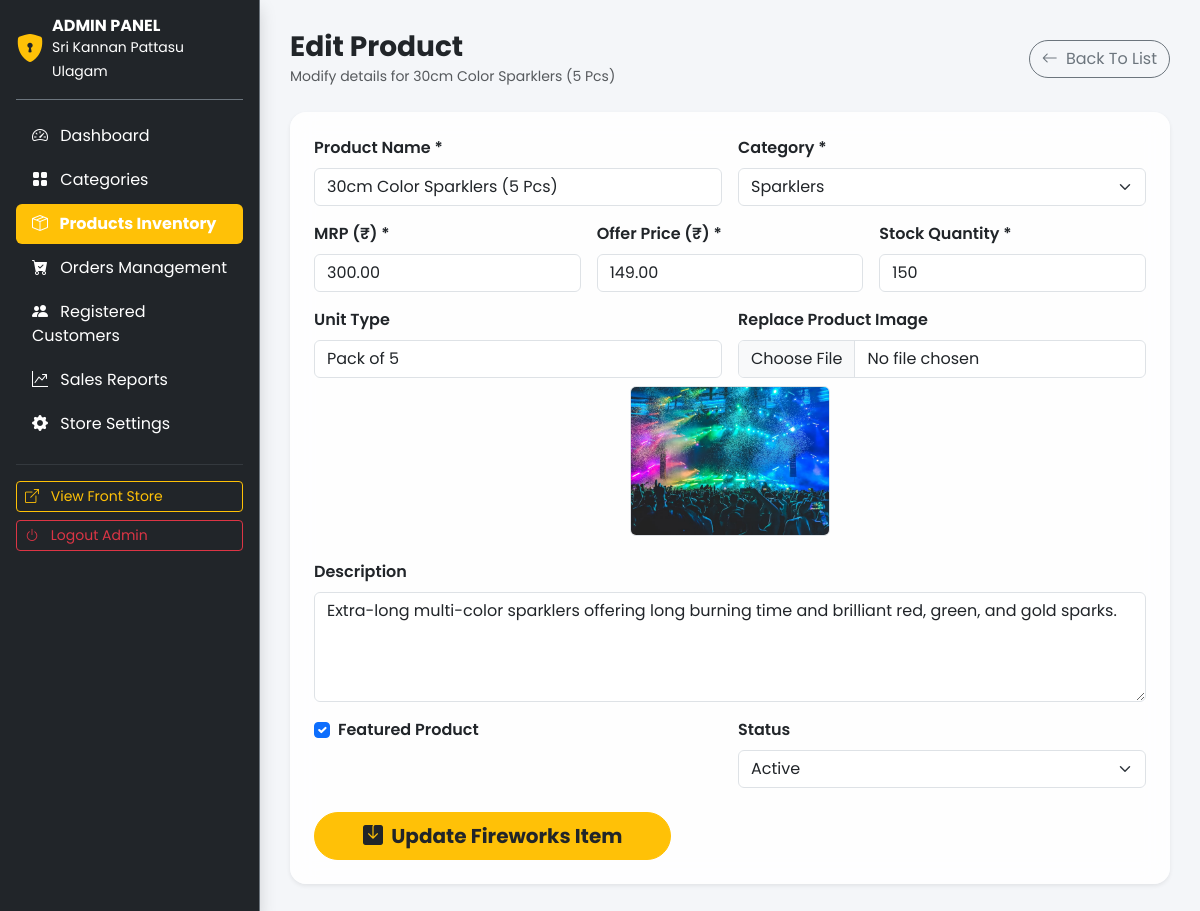
The app's page /admin/edit-product.php?id=2 (signed in) with its own data.
### tables this page shows
CREATE TABLE IF NOT EXISTS `products` (
  `id` INT AUTO_INCREMENT PRIMARY KEY,
  `category_id` INT NOT NULL,
  `name` VARCHAR(150) NOT NULL,
  `slug` VARCHAR(150) NOT NULL UNIQUE,
  `description` TEXT NOT NULL,
  `image` VARCHAR(255) DEFAULT 'default-product.jpg',
  `mrp` DECIMAL(10,2) NOT NULL,
  `offer_price` DECIMAL(10,2) NOT NULL,
  `stock_quantity` INT NOT NULL DEFAULT 0,
  `unit` VARCHAR(30) DEFAULT 'Box',
  `is_featured` TINYINT(1) DEFAULT 0,
  `status` ENUM('active', 'inactive') DEFAULT 'active',
  `created_at` TIMESTAMP DEFAULT CURRENT_TIMESTAMP,
  FOREIGN KEY (`category_id`) REFERENCES `categories`(`id`) ON DELETE CASCADE ON UPDATE CASCADE,
  INDEX (`category_id`),
  INDEX (`is_featured`),
  INDEX (`status`)
);

CREATE TABLE IF NOT EXISTS `categories` (
  `id` INT AUTO_INCREMENT PRIMARY KEY,
  `name` VARCHAR(100) NOT NULL UNIQUE,
  `slug` VARCHAR(100) NOT NULL UNIQUE,
  `description` TEXT NULL,
  `image` VARCHAR(255) DEFAULT 'default-cat.jpg',
  `status` ENUM('active', 'inactive') DEFAULT 'active',
  `created_at` TIMESTAMP DEFAULT CURRENT_TIMESTAMP
);

### includes/functions.php (called while the page is built, shortened)
<?php
function e($string) {
    return htmlspecialchars($string ?? '', ENT_QUOTES, 'UTF-8');
}

### admin/edit-product.php (the view, shortened to what this page needs)
<?php
require_once __DIR__ . '/../includes/functions.php';
$id = (int)($_GET['id'] ?? 0);
$stmt = $db->prepare("SELECT * FROM products WHERE id = ?");
$stmt->execute([$id]);
$product = $stmt->fetch();
$categories = $db->query("SELECT * FROM categories WHERE status = 'active' ORDER BY name ASC")->fetchAll();
?>
<!DOCTYPE html>
<html lang="en">
<head>
    <link href="https://cdn.jsdelivr.net/npm/bootstrap@5.3.2/dist/css/bootstrap.min.css" rel="stylesheet">
    <link rel="stylesheet" href="https://cdn.jsdelivr.net/npm/bootstrap-icons@1.11.1/font/bootstrap-icons.css">
    <link rel="stylesheet" href="<?= BASE_URL; ?>assets/css/style.css">
    <link rel="stylesheet" href="<?= BASE_URL; ?>assets/css/admin.css">
</head>
<body>
<div class="d-flex">
    <?php include __DIR__ . '/../includes/sidebar.php'; ?>
    <div class="admin-content flex-grow-1">
        <div class="d-flex justify-content-between align-items-center mb-4">
            <div>
                <h3 class="fw-bold text-dark mb-0">Edit Product</h3>
                <small class="text-muted">Modify details for <?= e($product['name']); ?></small>
            </div>
            <a href="<?= BASE_URL; ?>admin/products.php" class="btn btn-outline-secondary rounded-pill">
                <i class="bi bi-arrow-left me-1"></i> Back To List
            </a>
        </div>
        <div class="card glass-card border-0 shadow-sm p-4">
            <form action="<?= BASE_URL; ?>admin/edit-product.php?id=<?= $id; ?>" method="POST" enctype="multipart/form-data">
                <div class="row g-3">
                    <div class="col-md-6">
                        <label class="form-label fw-semibold">Product Name *</label>
                        <input type="text" name="name" class="form-control" value="<?= e($product['name']); ?>" required>
                    </div>
                    <div class="col-md-6">
                        <label class="form-label fw-semibold">Category *</label>
                        <select name="category_id" class="form-select" required>
                            <?php foreach ($categories as $cat): ?>
                                <option value="<?= $cat['id']; ?>" <?= ($product['category_id'] == $cat['id']) ? 'selected' : ''; ?>>
                                    <?= e($cat['name']); ?>
                                </option>
                            <?php endforeach; ?>
                        </select>
                    </div>
                    <div class="col-md-4">
                        <label class="form-label fw-semibold">MRP (₹) *</label>
                        <input type="number" step="0.01" name="mrp" class="form-control" value="<?= $product['mrp']; ?>" required>
                    </div>
                    <div class="col-md-4">
                        <label class="form-label fw-semibold">Offer Price (₹) *</label>
                        <input type="number" step="0.01" name="offer_price" class="form-control" value="<?= $product['offer_price']; ?>" required>
                    </div>
                    <div class="col-md-4">
                        <label class="form-label fw-semibold">Stock Quantity *</label>
                        <input type="number" name="stock_quantity" class="form-control" value="<?= $product['stock_quantity']; ?>" required>
                    </div>
                    <div class="col-md-6">
                        <label class="form-label fw-semibold">Unit Type</label>
                        <input type="text" name="unit" class="form-control" value="<?= e($product['unit']); ?>">
                    </div>
                    <div class="col-md-6">
                        <label class="form-label fw-semibold">Replace Product Image</label>
                        <input type="file" name="image" class="form-control image-input-preview" data-target="#imgPreview" accept="image/*">
                    </div>
                    <div class="col-12 text-center my-2">
                        <img id="imgPreview" src="<?= BASE_URL; ?>assets/images/uploads/<?= e($product['image']); ?>" class="img-fluid rounded border" style="max-height: 150px;">
                    </div>
                    <div class="col-12">
                        <label class="form-label fw-semibold">Description</label>
                        <textarea name="description" rows="4" class="form-control"><?= e($product['description']); ?></textarea>
                    </div>
                    <div class="col-md-6">
                        <div class="form-check">
                            <input class="form-check-input" type="checkbox" name="is_featured" value="1" id="chkFeat" <?= ($product['is_featured']) ? 'checked' : ''; ?>>
                            <label class="form-check-label fw-semibold" for="chkFeat">
                                Featured Product
                            </label>
                        </div>
                    </div>
                    <div class="col-md-6">
                        <label class="form-label fw-semibold">Status</label>
                        <select name="status" class="form-select">
                            <option value="active" <?= ($product['status'] == 'active') ? 'selected' : ''; ?>>Active</option>
                        </select>
                    </div>
                    <div class="col-12 mt-4">
                        <button type="submit" class="btn btn-warning btn-lg rounded-pill fw-bold text-dark px-5">
                            <i class="bi bi-save-fill me-1"></i> Update Fireworks Item
                        </button>
                    </div>
                </div>
            </form>
        </div>
    </div>
</div>
</body>
</html>

### assets/css/style.css (style rules this page uses)
:root { --primary-color: #D32F2F; --primary-hover: #B71C1C; --secondary-color: #FFC107; --secondary-hover: #FFA000; --bg-color: #F8F9FA; --dark-color: #212529; --card-bg: rgba(255, 255, 255, 0.95); --font-family: 'Poppins', sans-serif; }
body { font-family: var(--font-family); background-color: var(--bg-color); color: var(--dark-color); overflow-x: hidden; }
.glass-card { background: rgba(255, 255, 255, 0.85); backdrop-filter: blur(12px); -webkit-backdrop-filter: blur(12px); border: 1px solid rgba(255, 255, 255, 0.3); border-radius: 16px; box-shadow: 0 8px 32px 0 rgba(31, 38, 135, 0.08); }

### assets/css/admin.css (style rules this page uses)
.admin-content { margin-left: 260px; padding: 30px; background-color: #f4f6f9; min-height: 100vh; }

### records on screen
products: name "30cm Color Sparklers (5 Pcs)", category_id "Sparklers", mrp "300.00", offer_price "149.00", stock_quantity "150", unit "Pack of 5", image (picture), description "Extra-long multi-color sparklers offering long burning time and brilliant red, green, and gold sparks.", is_featured "☑", status "Active"
